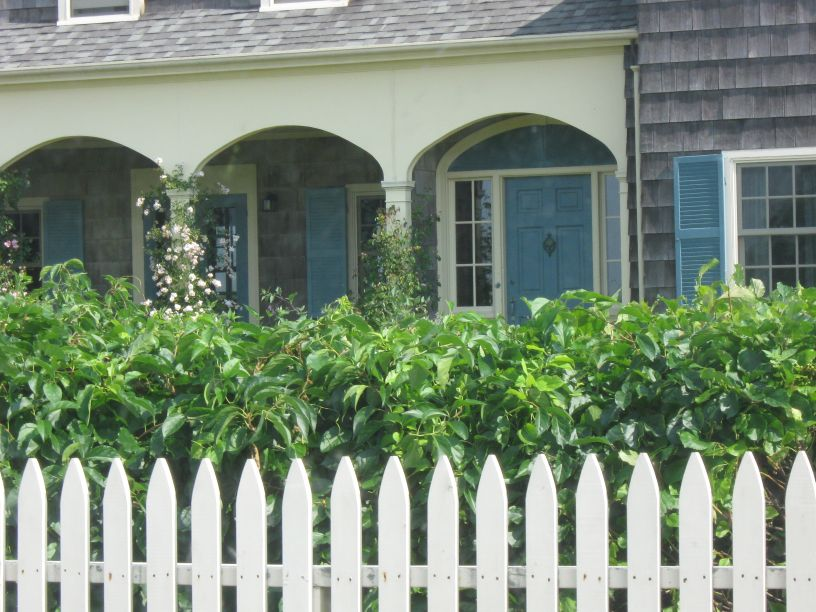
#> input picture picket_fence.jpg, 816 x 612 px
$ jupyter execute --allow-errors 'CV classic HW1.ipynb'   (older library calls are emulated)
#> lines starting #> are read from the running program, lines starting #| are printed output that depends on the picture; after the words box and inside, x2 and y2 are one past the last pixel; in counts of white or black regions, pixels touching at a corner belong together
[cell 1]
#imports
import sys
import torch
import torchvision
import numpy as np
import matplotlib
import matplotlib.pyplot as plt
import cv2
import math

#checking if everything was imported correctly
print(sys.version)
print(torch.__version__)
print(torchvision.__version__)
print(np.__version__)
print(matplotlib.__version__)
print(cv2.__version__)

# <center> Q1

##### Q1. Image load / save. Load the `picket_fence.jpg` image provided. Print the data type of the image, and the data type of the pixels in the image. Print the image dimensions. Is the image accessed by (row,column) or (column,row)? What are the red/green/blue pixel values at (0,0)? In what order are the colors stored? What data type is the image? What data type are the pixels?

## <center> Answers

[cell 2]
image1=cv2.imread("picket_fence.jpg")  #reading the image
#> image1 is the input picture: shape (612, 816, 3); mean B, G, R 120.6, 140.7, 124.6
image1=image1[:,:,::-1] #converting RGB to BGR
plt.imshow(image1)

[cell 3]
print("Data type of Image is",image1.dtype)
#| Data type of Image is uint8
print("Data type of pixels in the image is",image1[0][0].dtype)
#| Data type of pixels in the image is uint8
print("Dimensions of image are width:{},height:{},depth:{}".format(*image1.shape))
#| Dimensions of image are width:612,height:816,depth:3

[cell 4]
fig,ax=plt.subplots(1,2)

ax[0].set_title("Slicing in row")
ax[0].axis('off')
ax[0].imshow(image1[0:200,:]) #slicing rows


ax[1].set_title("Slicing in columns")
ax[1].axis('off')
ax[1].imshow(image1[:,:200]) #slicing columns
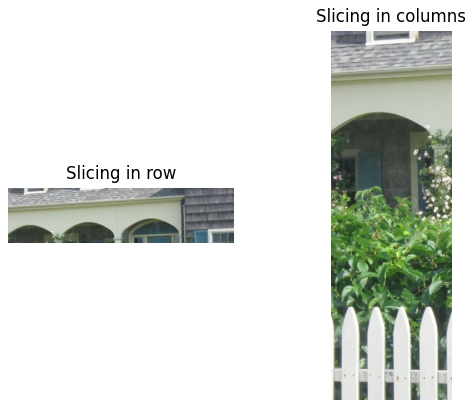
#> figure drawn by matplotlib, 2 panels

[cell 5]
print("Image dimensions (length,width,depth) are", image1.shape)
#| Image dimensions (length,width,depth) are (612, 816, 3)

The above slicing shows that the images are accessed by row, column

[cell 6]
rgbval=image1[0][0]
#> rgbval = [129, 128, 126]
print('The values at 0,0 are red:{},green:{},blue:{}'.format(*rgbval))
#| The values at 0,0 are red:129,green:128,blue:126

The colors are sorted in the order Red, Green, Blue (we swapped the image from BGR to RGB in the 1st step for the image to be used with matplotlib)

[cell 7]
print("Image data type is",image1.dtype)
#| Image data type is uint8
print("Image pixels type is",image1[0][0].dtype)
#| Image pixels type is uint8

# <center> Q2

##### Q2. Color channels. Create a new RGB image by setting the green and blue pixel values to zero everywhere. The resulting image should look red.

## <center> Answers

[cell 8]
red_image=image1.copy() #deep copying image for not changing the original image
red_image[:,:,1:]=red_image[:,:,1:]*0 #setting all channels except red as 0
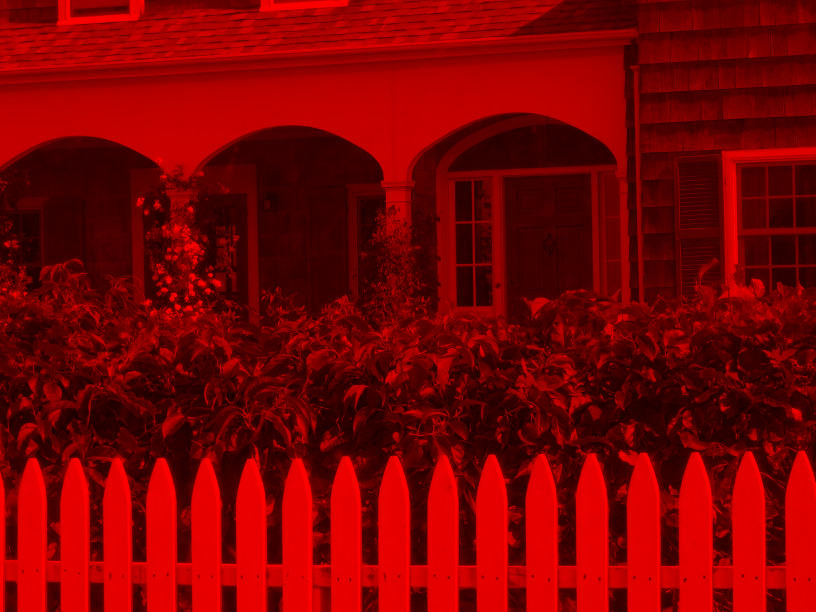
#> red_image: shape (612, 816, 3); mean R, G, B 124.6, 0, 0
plt.imshow(red_image)

# <center> Q3

##### Q3. Photographic negative. Create a new RGB image (from the original image) by subtracting each pixel value from 255. The resulting image should look like a photographic negative.

## <center> Answers

[cell 9]
negative_image=255-image1[:,:,:] #subtracting every pixel from 255 to create the negative
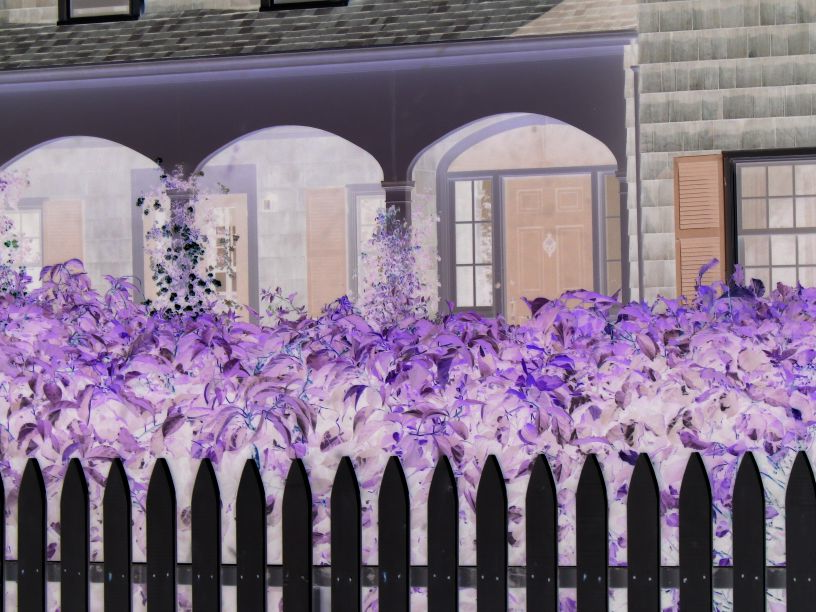
#> negative_image: shape (612, 816, 3); mean R, G, B 130.4, 114.3, 134.4
plt.imshow(negative_image)

# <center> Q4

##### Q4. Swap color channels. Create a new RGB image (from the original image) by swapping the red and blue channels.

[cell 10]
swap_image= image1.copy()
swap_image[:,:,[0,2]]=swap_image[:,:,[2,0]]  #swapping the 1st and 3rd channel, ie the red and blue
plt.imshow(swap_image)

# <center> Q5

##### Q4. Foliage detection. Create a new binary image that contains an `ON` pixel wherever the original input pixel is approximately green, and `OFF` everywhere else. (You will have to think about this a bit, but the solution is not hard.) Below is my output for comparison. What data type is the output image, and what data type are the pixels? Save the image to a `.png` file on disk; load the file in a separate image viewing program to verify that the output looks correct.

I used https://colorpicker.me/#0cf059 to pick green color

[cell 11]
hsv = cv2.cvtColor(image1, cv2.COLOR_BGR2HSV)  #converting the colorspace from RGB to HSV for better color separation
#> hsv: shape (612, 816, 3); mean H, S, V 59.3, 54.9, 142
mask=cv2.inRange(hsv, (50, 80, 0), (100, 255,255))  #creating a mask in the HSV colorspace using the color wheel. Played with it a whiel to separate only the green
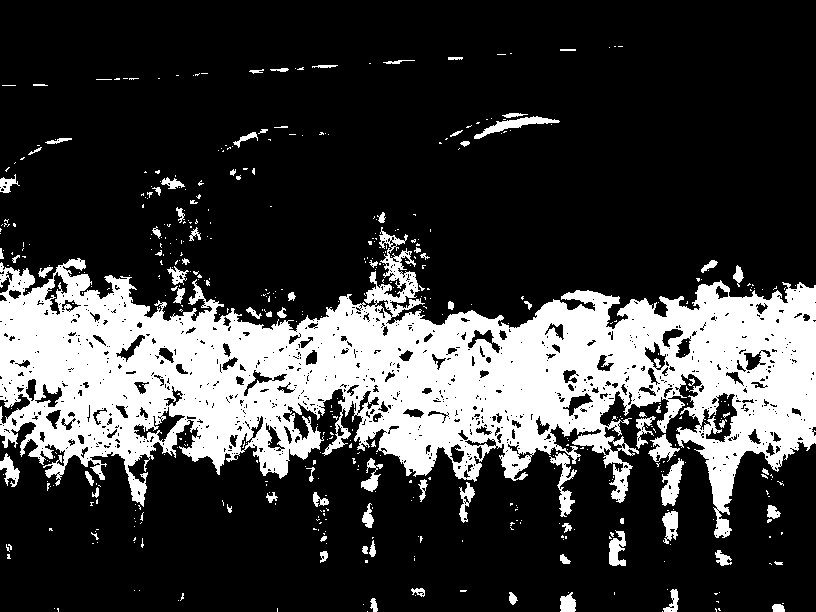
#> mask: shape (612, 816); 24% white; 494 white regions (410 under 20 px), largest, box (x1, y1, x2, y2) and area: (0, 227, 816, 538) 109718, (549, 452, 577, 517) 615, (661, 458, 684, 506) 597
plt.imshow(mask,cmap='gray')

[cell 12]
cv2.imwrite('Mask.jpg',mask) #writing the detected green to a file.
#> Out = True

# <center> Q6

Q6. Shift. Translate the original image to the right by 200 pixels, and down by 100 pixels. Fill in the
missing values with zero.

[cell 13]
shift_x=200 #pixels to be shifted in x direction
shift_y=100 #pixels to be shifted in y direction
affine_translation_matrix=np.float32([
    [1,0,shift_x],
    [0,1,shift_y]
])  #creating an affine transform matrix for the shifting

[cell 14]
shifted_image=cv2.warpAffine(image1,affine_translation_matrix,(image1.shape[1],image1.shape[0])) #applying affine transform using inbuilt function of opencv
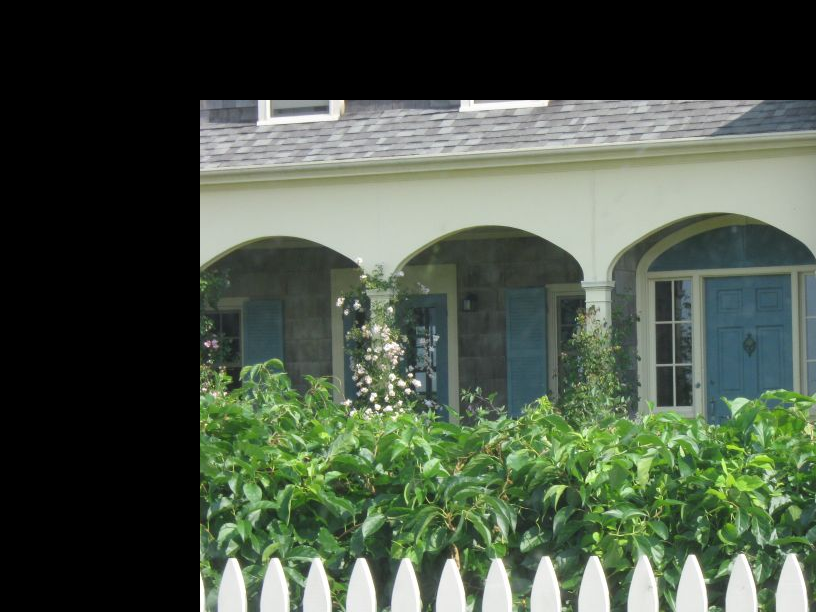
#> shifted_image: shape (612, 816, 3); mean R, G, B 73, 84.6, 69.2
plt.imshow(shifted_image)

# <center> Q7

Q7. Rotate. Rotate the original image clockwise by 90 degrees.

[cell 15]
img_center=(int(image1.shape[1]/2),int(image1.shape[0]/2)) #finding the center of the image for rotation
#> img_center = (408, 306)
rot_mat = cv2.getRotationMatrix2D( img_center,270, 1 ) #getting rotation matrix from inbuilt opencv function for using affine transform
rot_mat

[cell 16]
rotated_image=image1.copy()
rotated_image=cv2.warpAffine(rotated_image,rot_mat,(image1.shape[1],image1.shape[0])) #using affine transform for rotation
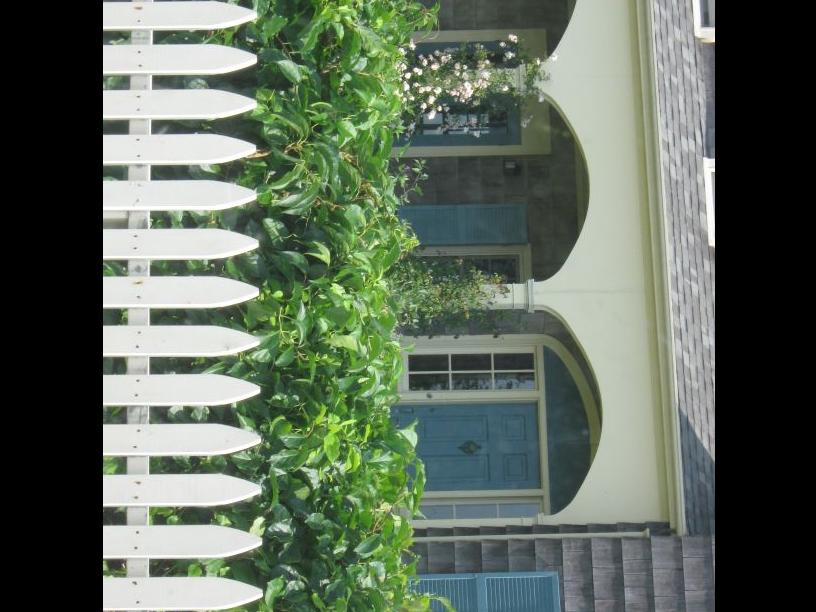
#> rotated_image: shape (612, 816, 3); mean R, G, B 94.5, 106.7, 91.7

plt.imshow(rotated_image)

[cell 17]
rot_image=cv2.rotate(image1,cv2.ROTATE_90_CLOCKWISE)  #another method of rotating the image using the inbuilt rotation function in opencv
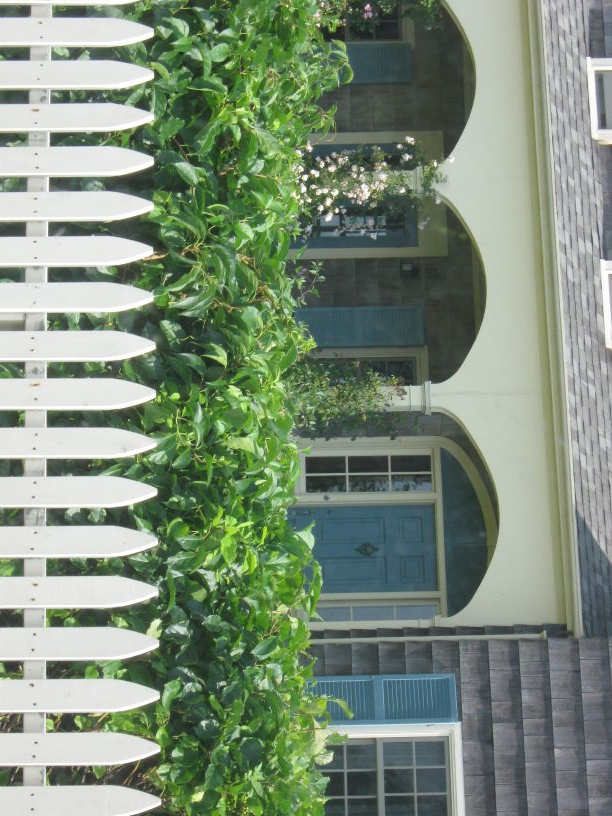
#> rot_image: shape (816, 612, 3); mean R, G, B 124.6, 140.7, 120.6
plt.imshow(rot_image)

##

# <center> Q8

Q8. Similarity transform. Write a function to apply a similarity transform to an input image, yielding
an output image of the same size. The function should take scale, rotation angle, and
translation as input (all as floating point values). Use nearest neighbor interpolation for
simplicity, but be sure to use “inverse mapping” to ensure that every pixel in the output gets
painted. Test this on the original image above by passing the values scale=2.0, theta=45.0
(degrees), shift=[100,100]. (Yes, the order matters here, but the order is up to you, as is the
specific interface of the function.)

[cell 18]
# [12 lines left out: function similarity, not called in this run]

#> (a cell that did not finish here is left out)

# <center> Q9

Q8. Grayscale conversion. Look up the most common formula to transform RGB to grayscale. (For
example, look at OpenCV’s cv::COLOR_RGB2GRAY .) Apply this formula to the original
image. Although the result looks reasonable, it is technically not correct. List two reasons why
this common formula is wrong. (Hint: This is explained in the textbook.) To convince yourself
that the common formula is wrong, apply the formula to an image of all pure blue pixels, that is,
(0,0,255). (Extra credit: Implement the correct formula, assuming Rec. 709, and apply it to both
the pure blue image as well as the image above.)

[cell 20]
grey_image=cv2.cvtColor(image1,cv2.COLOR_RGB2GRAY) #converting rgb to grey using the inbuilt function in opencv
plt.imshow(grey_image,cmap="gray")

[cell 21]
r,g,b=cv2.split(image1)  #splitting the rgb channels in the image
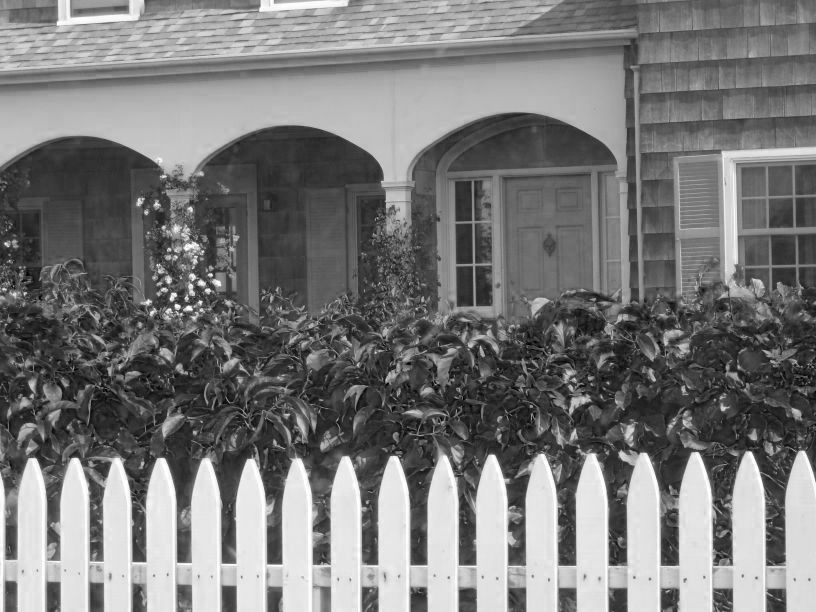
#> b: shape (612, 816); min 0, max 255, mean 120.6
grey_image=0.299*r+0.587*g+0.114*b  #applying the formula used in the rgb2grey function(most popular)
plt.imshow(grey_image,cmap="gray")

The function COLOR_RGB2GREY converts the red, green and blue colors in a specific weightage as below <br>
RGB[A] to Gray:Y←0.299⋅R+0.587⋅G+0.114⋅B<br>

1. This is not correct as this value have been arrived as a result of an experiment involving a number of people and by taking the average of the vision sensitivities of the collection. This might be different for different people. <br>
2. This weightage was created long before displays and is probably invalid now .Also, every display have it's own characteristics. We are not taking the display parameters into consideration when using the given weights.

[cell 22]
import numpy as np
blue_image= np.zeros([500,500,3],dtype=np.uint8)  #creating a 500x500x3 image with all zeroes
blue_image[:,:,2]=255   #setting the blue channel as high
plt.imshow(blue_image)
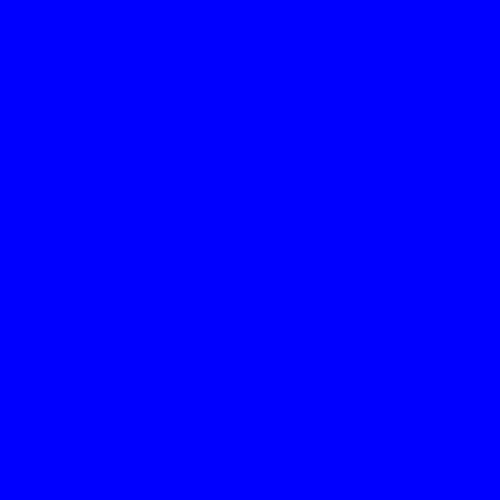
#> shown: shape (500, 500, 3); mean R, G, B 0, 0, 255

[cell 23]
r,g,b=cv2.split(blue_image) #splitting the color channels
#> r: shape (500, 500); every value is 0
#> b: shape (500, 500); every value is 255
blue_grey=0.299*r+0.587*g+0.114*b  #applying the formula used in the rgb2grey function(most popular)
#> blue_grey: shape (500, 500) float64; every value is 29.07
plt.imshow(blue_grey,cmap="gray")

The greyscale image produced is all black. It proves that the color conversion formula is not accurate

# <center> Q10

Q10. Moments. Write a function to compute the first- and second-order moments (both standard
and centralized) of a binary image. Apply the function to the image `glasses_outline.png`. Print
the results.

[cell 24]
image1=cv2.imread("glasses_outline.png")  #reading the image
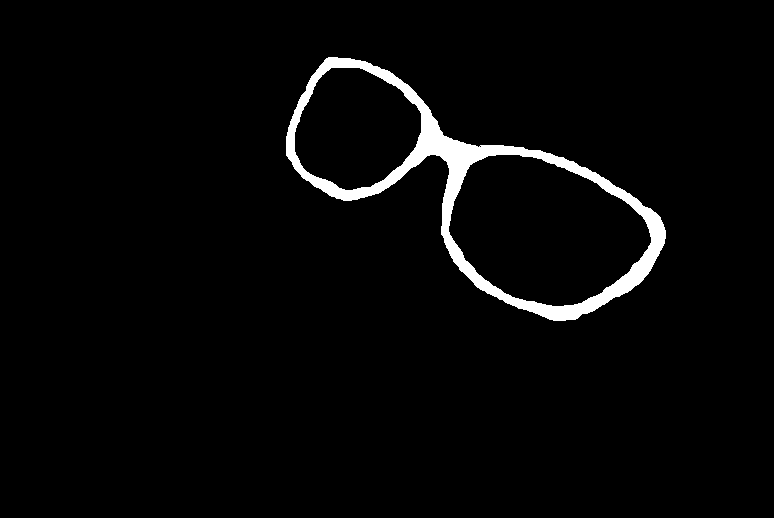
#> input picture glasses_outline.png, 774 x 518 px
#> image1 is the input picture: shape (518, 774, 3); 2.9% white; 1 white region, box (x1, y1, x2, y2) and area: (286, 57, 666, 321) 11792
image1=image1[:,:,::-1] #converting RGB to BGR
plt.imshow(image1)

[cell 25]
def moment(image,p=0,q=0):
    '''function to find the moments.
        Takes an image, the p and q for finding the moment
        Returns the moment'''
#> called with p = 0, q = 0
#     threshold=180
    moment=0
    moment_image=cv2.cvtColor(image,cv2.COLOR_RGB2GRAY) #converting to grey image for finding the moment
#> moment_image: shape (518, 774); 2.9% white; 1 white region
    xdim=moment_image.shape[0]  #height
#> xdim = 518
    ydim=moment_image.shape[1]  #width
#> ydim = 774

    for x in range(0,xdim):
        for y in range(0,ydim):
                                                # [5 lines of commented-out code are left out]
            moment=moment+x**p*y**q*moment_image[x][y]/255  #formula for calculating moment
#> after the loop, moment = 11792
    return moment

[cell 26]
#calculating all the moments using the function
#zeroth moment
m00=moment(image1,p=0,q=0)
#> m00 = 11792
print("0th order moment m00={}".format(m00))
#| 0th order moment m00=11792.0

#first order moments
m10=moment(image1,p=1,q=0)
#> m10 = 2254903
m01=moment(image1,p=0,q=1)
#> m01 = 5617082
print("first order moment m01={} and m10={}".format(m01,m10))
#| first order moment m01=5617082.0 and m10=2254903.0

#second order moments
m11=moment(image1,p=1,q=1)
#> m11 = 1.13e+09
m20=moment(image1,p=2,q=0)
#> m20 = 490541389
m02=moment(image1,p=0,q=2)
#> m02 = 2.81e+09
print("second order moments m11={} and m20={} and m02={}".format(m11,m20,m02))
#| second order moments m11=1131815800.0 and m20=490541389.0 and m02=2813565690.0

[cell 27]
# calculating 0th order centralized moments
u00=m00
#> u00 = 11792
print("Zeroth order centralized moment u00={}".format(u00))
#| Zeroth order centralized moment u00=11792.0

# calculating 1st order centralized moments
u01=0
u10=0
print("First order centralized moment u01={} and u10={}".format(u01,u10))

# calculating 2nd order centralized moments
#> (the rest of this cell did not finish here and is left out)

# <center> Q11

Q11. Binary image processing. Using the function from the previous problem, write a function to
compute the orientation and eccentricity of a binary image. Apply the function to the image
`glasses_outline.png`, and draw an ellipse overlaid on the image showing the “best fitting
ellipse”. Explain two reasons why it is better to store `glasses_outline` as a PNG file rather than
a JPEG. (Hint: This is explained in the textbook, but you can also discover the answer on your
own if you save the image as a JPEG and compare the resulting files.)

[cell 28]
# [11 lines left out: function orientation_eccentricity, not called in this run]

#> (a cell that did not finish here is left out)

#> (a cell that did not finish here is left out)

[cell 31]
#finding the centroid using formula
xc=m10/m00
#> xc = 191.2
yc=m01/m00
#> yc = 476.3

#> (a cell that did not finish here is left out)

#> (a cell that did not finish here is left out)

We can see that the off diagonal elements are almost zero

#> (a cell that did not finish here is left out)

[cell 35]
image1=cv2.imread("glasses_outline.png")  #reading the image
image1=image1[:,:,::-1] #converting RGB to BGR
image1=cv2.cvtColor(image1,cv2.COLOR_RGB2GRAY)
plt.imshow(image1,cmap="gray")

[cell 36]
#We are trying to fit an ellipse on the glasses. We have a,b,axis , but we need the center of ellipse now.
# Initial approach is to find the farthest points in the width direction and height direction
# The assumption is that the farthest points of the object of interest in the image would be on the ellipse

[cell 37]
smallx=255  #initializing least x as max value
largex=0    #initializing max y as max value
smally=255  #initializing least y as max value
largey=0    #initializing max y as max value
xdim=image1.shape[0]
#> xdim = 518
ydim=image1.shape[1]
#> ydim = 774
for x in range(0,xdim):
    for y in range(0,ydim):
        #finding the farthest points in the width and height directions
        if image1[x,y]>250:
            if x<smallx:
                smallx=x
            if x>largex:
                largex=x
            if y<smally:
                smally=y
            if y>largey:
                largey=y
#> after the loop, largex = 320; largey = 665; smallx = 57; smally = 255
center=(smally+(largey-smally)/2,smallx+(largex-smallx)/2)
#> center = (460, 188.5)

center
#> Out = (460, 188.5)

[cell 38]
color = (0, 0, 255) #setting color as blue
thickness = 5  #setting thickness
#> (the rest of this cell did not finish here and is left out)

My 2nd approach is to find the contour usign the inbuilt function and getting the ellipse center using the function

[cell 39]
contours, hierarchy  = cv2.findContours(image1, cv2.RETR_EXTERNAL, cv2.CHAIN_APPROX_SIMPLE)
#> contours = 1 contour; box (x1, y1, x2, y2) and area: (286, 57, 666, 321) 44445
ellipse=cv2.fitEllipse(contours[0])
#> ellipse = ((483.6, 198.9), (159.3, 429.5), 117.5)
center=ellipse[0]
#> center = (483.6, 198.9)
center
#> Out = (483.6, 198.9)
